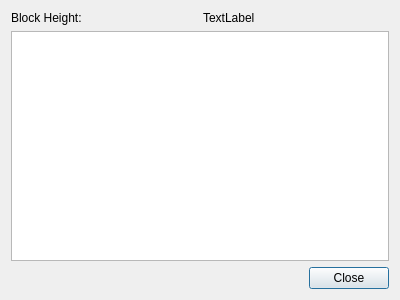
<?xml version="1.0" encoding="UTF-8"?>
<ui version="4.0">
 <class>GetBlock</class>
 <widget class="QDialog" name="GetBlock">
  <property name="geometry">
   <rect>
    <x>0</x>
    <y>0</y>
    <width>400</width>
    <height>300</height>
   </rect>
  </property>
  <property name="windowTitle">
   <string>Get Block Info</string>
  </property>
  <layout class="QGridLayout" name="gridLayout">
   <item row="0" column="1">
    <widget class="QLabel" name="lblHeight">
     <property name="text">
      <string>TextLabel</string>
     </property>
    </widget>
   </item>
   <item row="0" column="0">
    <widget class="QLabel" name="label">
     <property name="text">
      <string>Block Height:</string>
     </property>
    </widget>
   </item>
   <item row="1" column="0" colspan="2">
    <widget class="QTableView" name="tblProps">
     <attribute name="horizontalHeaderStretchLastSection">
      <bool>true</bool>
     </attribute>
    </widget>
   </item>
   <item row="2" column="0" colspan="2">
    <widget class="QDialogButtonBox" name="buttonBox">
     <property name="orientation">
      <enum>Qt::Horizontal</enum>
     </property>
     <property name="standardButtons">
      <set>QDialogButtonBox::Close</set>
     </property>
    </widget>
   </item>
  </layout>
 </widget>
 <resources/>
 <connections>
  <connection>
   <sender>buttonBox</sender>
   <signal>accepted()</signal>
   <receiver>GetBlock</receiver>
   <slot>accept()</slot>
   <hints>
    <hint type="sourcelabel">
     <x>248</x>
     <y>254</y>
    </hint>
    <hint type="destinationlabel">
     <x>157</x>
     <y>274</y>
    </hint>
   </hints>
  </connection>
  <connection>
   <sender>buttonBox</sender>
   <signal>rejected()</signal>
   <receiver>GetBlock</receiver>
   <slot>reject()</slot>
   <hints>
    <hint type="sourcelabel">
     <x>316</x>
     <y>260</y>
    </hint>
    <hint type="destinationlabel">
     <x>286</x>
     <y>274</y>
    </hint>
   </hints>
  </connection>
 </connections>
</ui>
